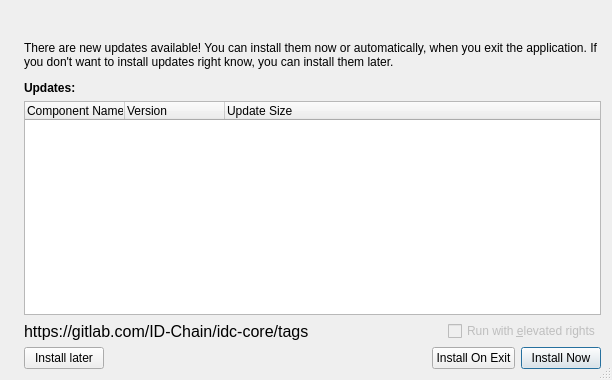
<?xml version="1.0" encoding="UTF-8"?>
<ui version="4.0">
 <class>UpdateInfoDialog</class>
 <widget class="QDialog" name="UpdateInfoDialog">
  <property name="windowModality">
   <enum>Qt::WindowModal</enum>
  </property>
  <property name="geometry">
   <rect>
    <x>0</x>
    <y>0</y>
    <width>612</width>
    <height>380</height>
   </rect>
  </property>
  <property name="windowTitle">
   <string>Check for Updates</string>
  </property>
  <property name="sizeGripEnabled">
   <bool>true</bool>
  </property>
  <property name="modal">
   <bool>true</bool>
  </property>
  <layout class="QHBoxLayout" name="rootLayout">
   <item>
    <widget class="QLabel" name="imageLabel">
     <property name="alignment">
      <set>Qt::AlignLeading|Qt::AlignLeft|Qt::AlignTop</set>
     </property>
    </widget>
   </item>
   <item>
    <layout class="QVBoxLayout" name="verticalLayout_3">
     <item>
      <layout class="QVBoxLayout" name="verticalLayout_2">
       <property name="spacing">
        <number>12</number>
       </property>
       <item>
        <widget class="QLabel" name="headerLabel">
         <property name="font">
          <font>
           <pointsize>12</pointsize>
          </font>
         </property>
        </widget>
       </item>
       <item>
        <widget class="QLabel" name="stateLabel">
         <property name="text">
          <string>There are new updates available! You can install them now or automatically, when you exit the application. If you don't want to install updates right know, you can install them later.</string>
         </property>
         <property name="wordWrap">
          <bool>true</bool>
         </property>
        </widget>
       </item>
       <item>
        <widget class="QLabel" name="label_2">
         <property name="font">
          <font>
           <weight>75</weight>
           <bold>true</bold>
          </font>
         </property>
         <property name="text">
          <string>Updates:</string>
         </property>
        </widget>
       </item>
      </layout>
     </item>
     <item>
      <widget class="QTreeWidget" name="updateListTreeWidget">
       <property name="editTriggers">
        <set>QAbstractItemView::NoEditTriggers</set>
       </property>
       <property name="tabKeyNavigation">
        <bool>true</bool>
       </property>
       <property name="showDropIndicator" stdset="0">
        <bool>false</bool>
       </property>
       <property name="alternatingRowColors">
        <bool>true</bool>
       </property>
       <property name="selectionMode">
        <enum>QAbstractItemView::NoSelection</enum>
       </property>
       <property name="rootIsDecorated">
        <bool>false</bool>
       </property>
       <property name="itemsExpandable">
        <bool>false</bool>
       </property>
       <property name="expandsOnDoubleClick">
        <bool>false</bool>
       </property>
       <column>
        <property name="text">
         <string>Component Name</string>
        </property>
       </column>
       <column>
        <property name="text">
         <string>Version</string>
        </property>
       </column>
       <column>
        <property name="text">
         <string>Update Size</string>
        </property>
       </column>
      </widget>
     </item>
     <item>
      <layout class="QHBoxLayout" name="horizontalLayout_2">
       <item>
        <widget class="QLabel" name="urlReleaseLabel">
         <property name="font">
          <font>
           <pointsize>12</pointsize>
          </font>
         </property>
         <property name="text">
          <string>https://gitlab.com/ID-Chain/idc-core/tags</string>
         </property>
        </widget>
       </item>
       <item>
        <spacer name="horizontalSpacer_2">
         <property name="orientation">
          <enum>Qt::Horizontal</enum>
         </property>
         <property name="sizeHint" stdset="0">
          <size>
           <width>40</width>
           <height>20</height>
          </size>
         </property>
        </spacer>
       </item>
       <item>
        <widget class="QCheckBox" name="runAdminCheckBox">
         <property name="enabled">
          <bool>false</bool>
         </property>
         <property name="text">
          <string>Run with &amp;elevated rights</string>
         </property>
        </widget>
       </item>
      </layout>
     </item>
     <item>
      <layout class="QHBoxLayout" name="horizontalLayout">
       <item>
        <widget class="QPushButton" name="skipButton">
         <property name="toolTip">
          <string>Close and do nothing. You can install updates later.</string>
         </property>
         <property name="text">
          <string>Install later</string>
         </property>
         <property name="autoDefault">
          <bool>false</bool>
         </property>
        </widget>
       </item>
       <item>
        <spacer name="horizontalSpacer">
         <property name="orientation">
          <enum>Qt::Horizontal</enum>
         </property>
         <property name="sizeHint" stdset="0">
          <size>
           <width>40</width>
           <height>20</height>
          </size>
         </property>
        </spacer>
       </item>
       <item>
        <widget class="QPushButton" name="delayButton">
         <property name="toolTip">
          <string>You proceed using the application, and as soon as you close it, the updater will start automatically to install the updates.</string>
         </property>
         <property name="text">
          <string>Install On Exit</string>
         </property>
         <property name="autoDefault">
          <bool>false</bool>
         </property>
        </widget>
       </item>
       <item>
        <widget class="QPushButton" name="acceptButton">
         <property name="toolTip">
          <string>Closes the application and opens the installer to update the app.</string>
         </property>
         <property name="text">
          <string>Install Now</string>
         </property>
         <property name="autoDefault">
          <bool>false</bool>
         </property>
         <property name="default">
          <bool>true</bool>
         </property>
        </widget>
       </item>
      </layout>
     </item>
    </layout>
   </item>
  </layout>
 </widget>
 <tabstops>
  <tabstop>updateListTreeWidget</tabstop>
  <tabstop>runAdminCheckBox</tabstop>
  <tabstop>acceptButton</tabstop>
  <tabstop>delayButton</tabstop>
  <tabstop>skipButton</tabstop>
 </tabstops>
 <resources/>
 <connections>
  <connection>
   <sender>skipButton</sender>
   <signal>clicked()</signal>
   <receiver>UpdateInfoDialog</receiver>
   <slot>reject()</slot>
   <hints>
    <hint type="sourcelabel">
     <x>96</x>
     <y>368</y>
    </hint>
    <hint type="destinationlabel">
     <x>199</x>
     <y>351</y>
    </hint>
   </hints>
  </connection>
 </connections>
</ui>
